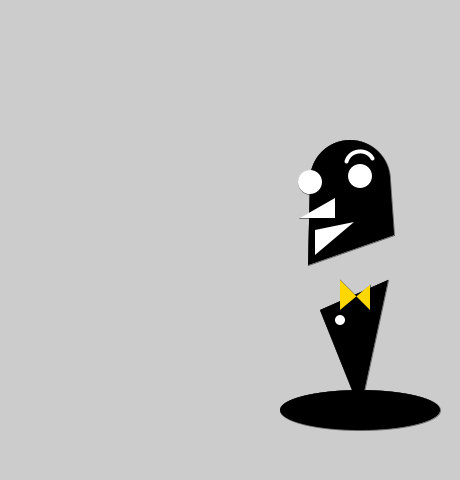
Frame 1 (no input)
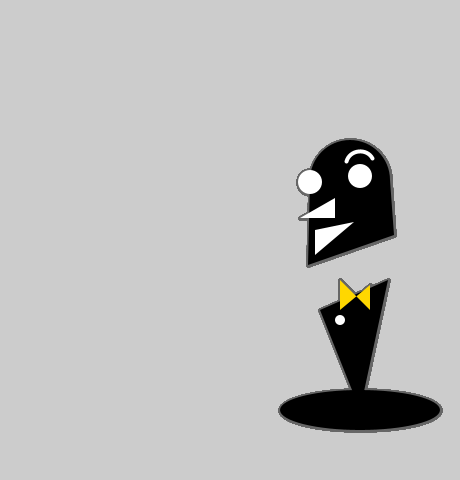
Frame 60 (the mouse pressed at the canvas centre just before this capture)
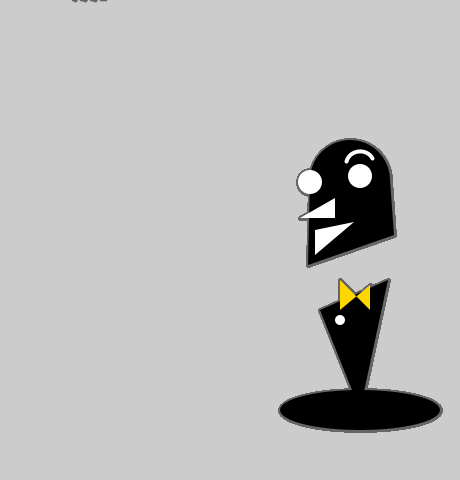
Frame 120 (the mouse held since frame 60 and released just before this capture)

The Processing sketch that drew these frames (run headless with seeded random() and noise(); from frame 60 on, the mouse is pressed at the canvas centre):

// Processing sketch: processing_57761
// ── processing_57761.pde

//Chere De Koh
//*Chapter 7 : Motion
//i.e vibrating robot

float x= 80;
float y = 53;
float bodyHeight = 53;
float neckHeight =50;
float radius = 45; //head height/readius
float angle = 0.0;

void setup() {
  size(460, 480);
  smooth();
  ellipseMode(RADIUS);
  background(204);
}

void draw() {
  //vibrations! change position by small random amt
  x += random(-4,4);
  y += random (-2,2);


 // Change height of neck 
 neckHeight = 10 + sin(angle) * 30; 
 angle += 0.05;

// Adjust the height of the head 
float ny = y - bodyHeight - neckHeight - radius;

//Neck
stroke(102); 
line(x+2, y-bodyHeight, x+2, ny); 
line(x+12, y-bodyHeight, x+12, ny); 
line(x+22, y-bodyHeight, x+22, ny);
 
 
//Head
fill(#000000);
smooth();
ellipse(350,180,40,40);
quad(310,180,390,180,394,235,308,265);
 
//base
fill(#000000);
ellipse(360,410,80,20);
//HELPwanna tilt this 5.81
 
//torso
fill(#000000);
triangle(320,310,360,410,388,280);
 
//facial features!!
 
//eyes
fill(#FFFFFF);
ellipse(310,182,12,12);
 
fill(#FFFFFF);
ellipse(360,176,12,12);
 
//nose
fill(#FFFFFF);
triangle(335,198,335,218,300,218);
 
//mouth smile
fill(#FFFFFF);
triangle(315,230,315,255,354,222);

//bowtie
fill(#FFD700);
quad(340,280,340,310,370,285,370,310);
 
//eyebrow
noFill();
stroke(#FFFFFF);
strokeWeight(4);
strokeJoin(ROUND);
arc(360, 165, 14,14, 3.4, 5.8);
 
//buttons
fill(#FFFFFF);
noStroke();
ellipse(340, 320, 5, 5);


 
 
//Head
fill(#000000);
smooth();
ellipse(350,180,40,40);
quad(310,180,390,180,394,235,308,265);
 
//base
fill(#000000);
ellipse(360,410,80,20);
//HELPwanna tilt this 5.81
 
//torso
fill(#000000);
triangle(320,310,360,410,388,280);
 
//facial features!!
 
//eyes
fill(#FFFFFF);
ellipse(310,182,12,12);
 
fill(#FFFFFF);
ellipse(360,176,12,12);
 
//nose
fill(#FFFFFF);
triangle(335,198,335,218,300,218);
 
//mouth smile
fill(#FFFFFF);
triangle(315,230,315,255,354,222);
 
 
 
 
//bowtie
fill(#FFD700);
quad(340,280,340,310,370,285,370,310);
 
//eyebrow
noFill();
stroke(#FFFFFF);
strokeWeight(4);
strokeJoin(ROUND);
arc(360, 165, 14,14, 3.4, 5.8);
 
//buttons
fill(#FFFFFF);
noStroke();
ellipse(340, 320, 5, 5);
}
